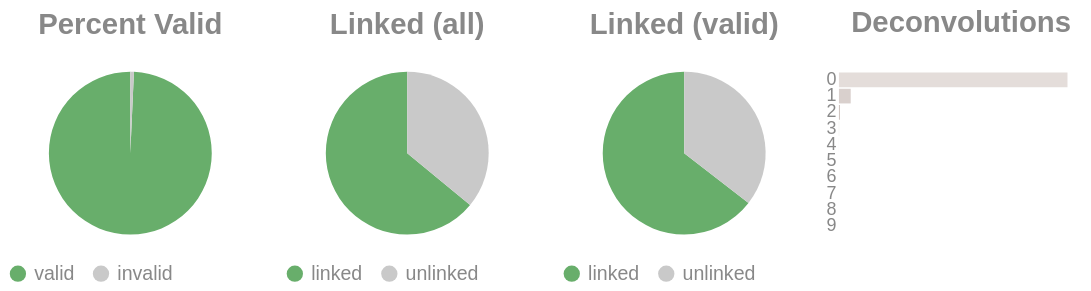

The notebook cell this image was saved under:
### Code cell
if SKIPLR:
    pass
else:
    clash = Counter()
    for i in valids['molecule'].to_list():
        _mol = i.split("-")
        if len(_mol) == 1:
            clash.update('0')
        else:
            clash.update(_mol[-1])

    _d = {"deconvolutions": [], 'count': []}
    for k,v in clash.items():
        _d['deconvolutions'].append(k)
        _d['count'].append(v)

    tot_valid = valids['reads'].sum()
    mask = valids['reads'] >= 2
    n_linked_reads = valids.filter(mask)['reads'].sum()
    if n_linked_reads == 0:
        print_html("No linked molecules (>=2 reads) were detected; skipping linked-only distributions.")
        SKIPLR = True
    else:
        perc_valid = round(tot_valid / n_reads, 4)
        linked_perc_abs = round(n_linked_reads / n_reads, 4)
        linked_perc = round(n_linked_reads / tot_valid, 4)

    _valid = pl.DataFrame({"valids": ['valid', 'invalid'], "count": [tot_valid, n_reads - tot_valid]})
    _linked_abs = pl.DataFrame({"linked (absolute)": ['linked', 'unlinked'], "count": [n_linked_reads, n_reads - n_linked_reads]})
    _linked_rel = pl.DataFrame({"linked (valids)": ['linked', 'unlinked'], "count": [n_linked_reads, tot_valid - n_linked_reads]})

    (
        alt.hconcat(
            piechart(_valid, goodval = 'valid', title = "Percent Valid"),
            piechart(_linked_abs, goodval = "linked", title =  "Linked (all)"),
            piechart(_linked_rel, goodval = "linked", title =  "Linked (valid)"),
            convolutionbar(pl.DataFrame(_d), title = "Deconvolutions"),
            center = True,
            bounds = 'flush'
        )
        .resolve_scale(color='independent')
        .resolve_legend('independent')
        .properties(usermeta={'embedOptions': {"actions": False}})
    ).display()

### Figure 1 — Vega-Lite specification as saved in the notebook (floating-point values rounded to 4 significant figures)
{"width": "container", "height": 400, "config": {"title": {"anchor": "start", "dy": -15, "fontSize": 18, "color": "#888888", "subtitleColor": "#888888", "subtitleFontSize": 14}, "arc": {"fill": "#0072B2"}, "axis": {"domainColor": "#888888", "domainWidth": 0.5, "gridWidth": 0.2, "grid": false, "titleFontWeight": 400, "titleFontSize": 15, "labelFontSize": 11, "labelColor": "#888888", "tickColor": "#888888", "tickWidth": 0.2, "titleColor": "#888888"}, "axisBand": {"grid": false}, "axisX": {"grid": true, "tickSize": 10, "domainCap": "round"}, "axisY": {"domain": false, "grid": true, "tickSize": 0, "domainCap": "round"}, "background": "transparent", "header": {"labelFontSize": 15, "labelColor": "#888888", "titleFontSize": 15, "titleFontWeight": 600, "titleColor": "#888888"}, "legend": {"labelFont": "sans-serif", "labelFontSize": 12, "labelColor": "#888888", "symbolSize": 100, "symbolType": "circle", "titleFontSize": 12, "titlePadding": 10, "titleColor": "#888888", "title": null}, "range": {"category": ["#E69F00", "#56B4E9", "#009E73", "#F0E442", "#0072B2", "#D55E00", "#CC79A7", "#000000"], "diverging": ["#cfe8f3", "#a2d4ec", "#73bfe2", "#46abdb", "#1696d2", "#12719e"]}, "area": {"fill": "#0072B2", "fillOpacity": 0.7, "line": true, "strokeOpacity": 0.7}, "line": {"color": "#0072B2", "stroke": "#0072B2", "strokeWidth": 2}, "trail": {"color": "#0072B2", "stroke": "#0072B2", "strokeWidth": 0, "size": 1}, "point": {"filled": true, "fillOpacity": 1.0, "size": 95}, "text": {"color": "#888888", "fontSize": 11, "align": "right", "fontWeight": 400, "size": 11}, "bar": {"fill": "#0072B2", "stroke": null}, "view": {"stroke": null, "continuousWidth": 660, "continuousHeight": 400}}, "hconcat": [{"data": {"name": "data-413e51449b787c8256de0a5da80d96b6"}, "mark": {"type": "arc"}, "encoding": {"color": {"field": "valids", "legend": {"orient": "bottom", "title": null}, "scale": {"domain": ["valid", "invalid"], "range": ["#68ae6b", "#C9C9C9"]}, "title": "Valids", "type": "nominal"}, "theta": {"field": "count", "type": "quantitative"}, "tooltip": [{"field": "valids", "title": "Valids", "type": "ordinal"}, {"field": "percent", "format": ".2%", "title": "Percent", "type": "quantitative"}, {"field": "count", "title": "Count", "type": "quantitative"}]}, "height": 100, "title": {"text": "Percent Valid", "align": "center", "anchor": "middle"}, "transform": [{"calculate": "datum.count / 8888292", "as": "percent"}], "width": 150}, {"data": {"name": "data-58570709aae15c3391e695a5748c5c64"}, "mark": {"type": "arc"}, "encoding": {"color": {"field": "linked (absolute)", "legend": {"orient": "bottom", "title": null}, "scale": {"domain": ["linked", "unlinked"], "range": ["#68ae6b", "#C9C9C9"]}, "title": "Linked (Absolute)", "type": "nominal"}, "theta": {"field": "count", "type": "quantitative"}, "tooltip": [{"field": "linked (absolute)", "title": "Linked (Absolute)", "type": "ordinal"}, {"field": "percent", "format": ".2%", "title": "Percent", "type": "quantitative"}, {"field": "count", "title": "Count", "type": "quantitative"}]}, "height": 100, "title": {"text": "Linked (all)", "align": "center", "anchor": "middle"}, "transform": [{"calculate": "datum.count / 8888292", "as": "percent"}], "width": 150}, {"data": {"name": "data-4b31ec5767b81d64daed2224be0718d4"}, "mark": {"type": "arc"}, "encoding": {"color": {"field": "linked (valids)", "legend": {"orient": "bottom", "title": null}, "scale": {"domain": ["linked", "unlinked"], "range": ["#68ae6b", "#C9C9C9"]}, "title": "Linked (Valids)", "type": "nominal"}, "theta": {"field": "count", "type": "quantitative"}, "tooltip": [{"field": "linked (valids)", "title": "Linked (Valids)", "type": "ordinal"}, {"field": "percent", "format": ".2%", "title": "Percent", "type": "quantitative"}, {"field": "count", "title": "Count", "type": "quantitative"}]}, "height": 100, "title": {"text": "Linked (valid)", "align": "center", "anchor": "middle"}, "transform": [{"calculate": "datum.count / 8825260", "as": "percent"}], "width": 150}, {"data": {"name": "data-6d96c18ace3ee926196478a4f44e9abd"}, "mark": {"type": "bar"}, "encoding": {"color": {"field": "deconvolutions", "legend": null, "scale": {"scheme": "lightgreyred"}, "type": "nominal"}, "tooltip": [{"field": "deconvolutions", "title": "Deconvolutions", "type": "ordinal"}, {"field": "percent", "format": ".2%", "title": "Percent", "type": "quantitative"}, {"field": "count", "title": "Count", "type": "quantitative"}], "x": {"axis": null, "field": "count", "type": "quantitative"}, "y": {"field": "deconvolutions", "sort": "ascending", "title": null, "type": "nominal"}}, "height": 100, "title": {"text": "Deconvolutions", "align": "center", "anchor": "middle"}, "transform": [{"calculate": "datum.count / 4448770", "as": "percent"}], "width": 150}], "bounds": "flush", "center": true, "resolve": {"legend": {"angle": "independent"}, "scale": {"color": "independent"}}, "usermeta": {"embedOptions": {"actions": false}}, "$schema": "https://vega.github.io/schema/vega-lite/v6.1.0.json", "datasets": {"data-413e51449b787c8256de0a5da80d96b6": [{"valids": "valid", "count": 8825260}, {"valids": "invalid", "count": 63032}], "data-58570709aae15c3391e695a5748c5c64": [{"linked (absolute)": "linked", "count": 5691157}, {"linked (absolute)": "unlinked", "count": 3197135}], "data-4b31ec5767b81d64daed2224be0718d4": [{"linked (valids)": "linked", "count": 5691157}, {"linked (valids)": "unlinked", "count": 3134103}], "data-6d96c18ace3ee926196478a4f44e9abd": [{"deconvolutions": "0", "count": 4209248}, {"deconvolutions": "1", "count": 216856}, {"deconvolutions": "2", "count": 19598}, {"deconvolutions": "3", "count": 2477}, {"deconvolutions": "4", "count": 441}, {"deconvolutions": "5", "count": 108}, {"deconvolutions": "6", "count": 27}, {"deconvolutions": "7", "count": 8}, {"deconvolutions": "8", "count": 5}, {"deconvolutions": "9", "count": 2}]}}
